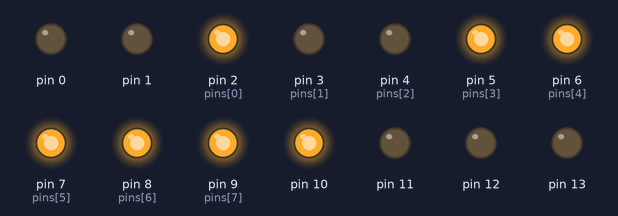
This sketch was run on a simulated Arduino Uno, built with avr-gcc and run on an emulated ATmega328P. Parts: output pins drawn as LEDs (lit = HIGH).

Above: at 0.03 s.
At 0.73 s:
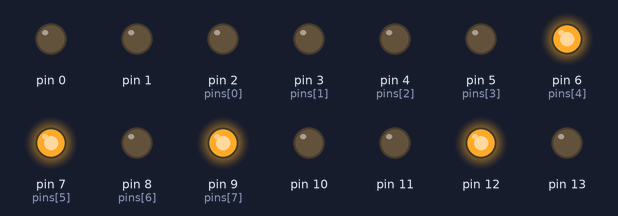
At 1.36 s:
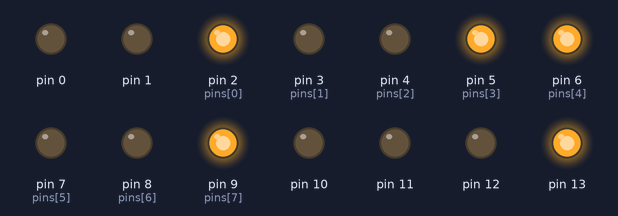
At 2.9 s:
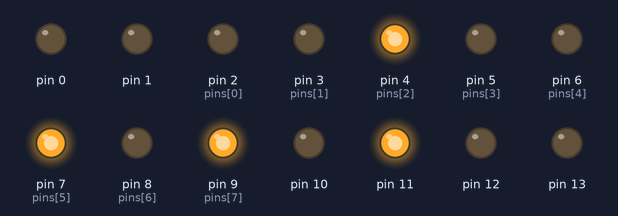
Timing chart, 0 to 3.2 s (numbered marks = the images above):
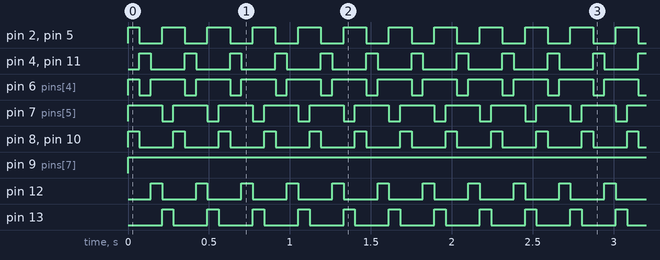

The sketch:

FND_1_4.ino
```cpp
int i = 0;
int j = 0;
int u = 0;
int b = 10;
int pins[8] = {2,3,4,5,6,7,8,9};
int arr[10][8] = {
  {0,0,0,0,0,0,1,1},
  {1,0,0,1,1,1,1,1},
  {0,0,1,0,0,1,0,1},
  {0,0,0,0,1,1,0,1},
  {1,0,0,1,1,0,0,1},
  {0,1,0,0,1,0,0,1},
  {0,1,0,0,0,0,0,1},
  {0,0,0,1,1,0,1,1},
  {0,0,0,0,0,0,0,1},
  {0,0,0,0,1,0,0,1}
};
void setup() {
  for(int l = 2; i < 14; i++){
    pinMode(i, OUTPUT);
  }
  for(int t = 2; j < 10; j++){
    digitalWrite(j, LOW);
  }
  digitalWrite(10, HIGH);
  digitalWrite(11, LOW);
  digitalWrite(12, LOW);
  digitalWrite(13, LOW);
}

void loop() {
  for(int i = 0;i<4;i++){
    for(int j = 0;j<4;j++){
      digitalWrite(j+10,LOW);
    }
    digitalWrite(i+10,HIGH);
    for (j = 0; j < 8; j++)
    {
      digitalWrite(pins[j], arr[i+1][j]);
    }
    delay(70);
  }
}
```

Measured:
- by itself, pin 2 (pins[0]), pin 5 (pins[3]): repeats every 0.28 s: LOW 0.14 s, HIGH 0.14 s
- by itself, pin 4 (pins[2]), pin 8 (pins[6]), pin 10–13: alternates HIGH for 0.07 s and LOW for 0.21 s
- by itself, pin 6 (pins[4]): repeats every 0.28 s: LOW 0.07 s, HIGH 0.21 s
- by itself, pin 7 (pins[5]): alternates HIGH for 0.21 s and LOW for 0.07 s
- by itself, pin 9 (pins[7]): LOW → HIGH at 0.00 s
